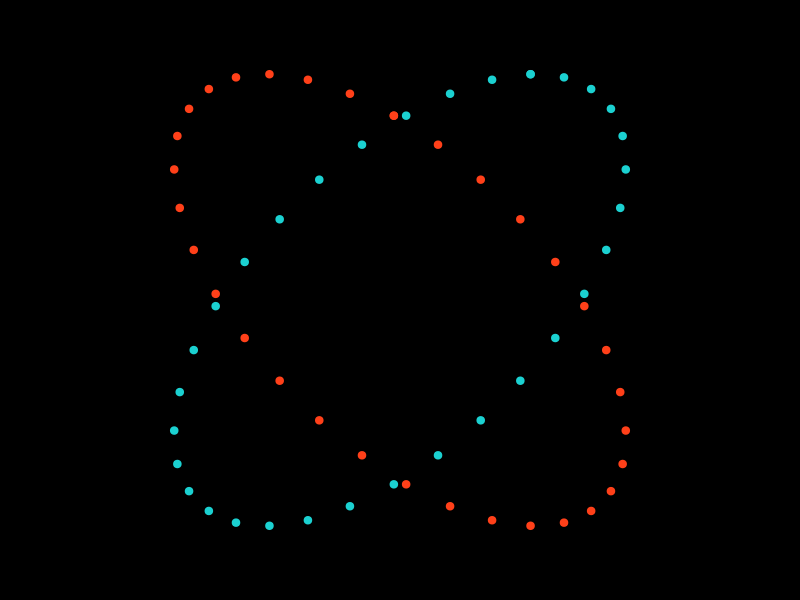

The R source for this figure:
# ~~~~~~~~~~~~~~~~~~~~~~~~~~~~~~~~~~~~~~~~~~~~~~~~~~~~~~~~~~~~~~~~~~
# Continuity: Elliptical hearts
# Author: Dr Ord (@ordiology)
# Date: 27 April 2019
# License: GPL-3
#
# To demonstrate the gestalt principle of continuity I plot two 
# ellipses of dots at 90 degrees to each other that I describe using 
# elliptical equations in an x-y plane. I colour some of the dots 
# in each ellipse blue and some orange so that the arrangement 
# creates the illusion that there are two hearts, one the right way 
# round and one upside-down. 
#
# ~~~~~~~~~~~~~~~~~~~~~~~~~~~~~~~~~~~~~~~~~~~~~~~~~~~~~~~~~~~~~~~~~~

# 1. Setup ----

# The limits (range) of the axes in the x-y plane
lims <- c(-2.75, 2.75) 

# Background colour
bg = "#000000" # black

# 2. Plot function ----
createPlot <- function(col_cut = 8){

  # Set up the graphical parameters...
  # bg: background colour
  # mar: all margins (bottom, left, top right) are set to 0... i.e. no margins
  # bty: the type of box to draw around the boundaries of the graph... set to "n" -- no box
  par(bg = bg, mar=c(0,0,0,0), bty="n")
  
  
  # 2.1. Create the plot area ----
  # x: 0 -- no data
  # type: "n" -- no plot
  # xlim: x-axis limits (range)
  # ylim: y-axis limits (range)
  # axes: F -- no axes
  # asp: x-y aspect ratio = 1:1
  plot(0, type = "n", xlim = lims, ylim = lims, axes = F, asp=1)
  
  
  # 2.2. Parameters for the elliptical equation ----
  # Semi-minor axis length
  a = 1 
  # Semi-major axis length
  b = 2
  # This is the shift in initial angle position from zero required to ensure that the
  # top and bottom points of the heart line up
  shift = 20*pi/128
  # Angle steps between each point
  step = pi/16
  # Colours of the dots -- orange and blue
  cols <- c("#ff4019", "#1bd1d1")
  
  # 2.3. Loop over angles from shift to 2*pi + shift in steps of step ----
  for (t in seq(shift, 2*pi + shift, step)) {

    # 2.4. x and y position for the first ellipse current dot ----
    x1 = a*cos(t) - b*sin(t)
    y1 = b*sin(t) + a*cos(t)

    # 2.5. x and y position for the second ellipse current dot ----
    x2 = b*cos(t) - a*sin(t)
    y2 = a*sin(t) + b*cos(t)
    

    # 2.6. Dot colour indeces ---- 
    # Colour of current dot depends on x position -- once past the cut point, the colour changes
    # The second ellipse dot is the opposite colour from the first ellipse dot
    # i is the index of cols that will be selected for the first ellipse
    # j is the index of cols that will be selected for the second ellipse
    if (x1 <= col_cut) {
      i = 1
      j = 2
    } else {
      i = 2
      j = 1
    }

    # 2.7. Plot the first and second ellipse dots ----   
    points(x1, y1, col = cols[i], pch = 19)
    points(x2, y2, col = cols[j], pch = 19)

  }
  
}


# 3. Output a png of width 1800px by 1800px and resolution 360 pixels per inch ----
# Note that if the resolution is changed the dot size will need to change (add cex to the points function)
png(file=paste0("gestalt_continuity.png"), width = 1800, height = 1800, units="px", res = 360)
  createPlot()
dev.off()
